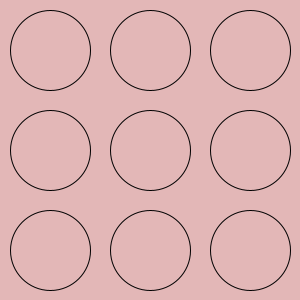
Frame 1 (no input)
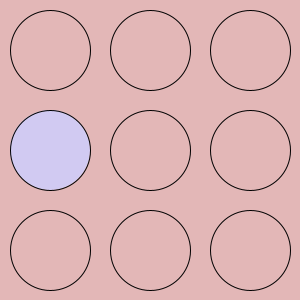
Frame 60 (the mouse pressed at the canvas centre just before this capture)
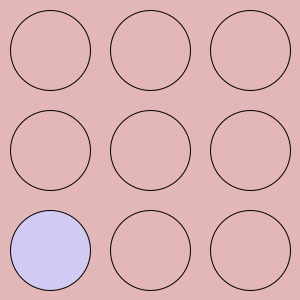
Frame 120 (the mouse held since frame 60 and released just before this capture)

The Processing sketch that drew these frames (run headless with seeded random() and noise(); from frame 60 on, the mouse is pressed at the canvas centre):

// Processing sketch: week10_2
// ── week10_2.pde
//week10-2 好玩的程式設計 地鼠會冒出來
void setup(){
  size(300, 300);//視窗大小
}
int[][]a={{0,0,0},{0,0,0},{0,0,0}};//2D陣列(java)
void draw(){
  background(#E3B7B7);//綠色背景
  if(frameCount%60==0){
    int i=int(random(3)), j=int(random(3));//亂數挑i, j
    a[i][j]=60;
  }
  for(int i=0; i<3;i++){//左手i對應y座標
    for(int j=0; j<3; j++){//右手j對應x座標
      int x = j*100+50, y=i*100+50;//算出座標
      if(a[i][j]>0){
        fill(#D0CBF5, a[i][j]*4);//
        a[i][j]--;//
      }else fill(#E3B7B7);//
      ellipse(x,y,80,80);//地鼠的洞
    }
  } 
}
